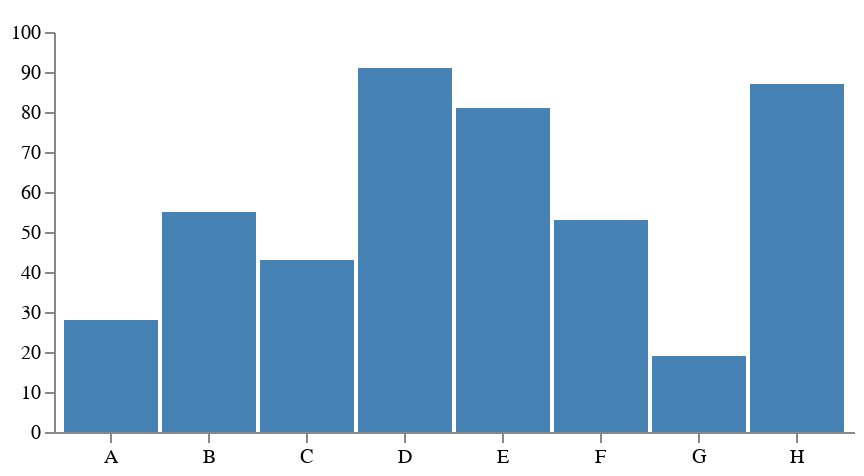

Here is the Vega-Lite specification saved for this chart:
### Vega specification from a JSON file in a GitHub repository (floating-point values rounded to 4 significant figures)
{"$schema": "https://vega.github.io/schema/vega/v5.json", "description": "A basic bar chart example, with value labels shown upon mouse hover.", "width": 400, "height": 200, "padding": 5, "data": [{"name": "table", "values": [{"category": "A", "amount": 28}, {"category": "B", "amount": 55}, {"category": "C", "amount": 43}, {"category": "D", "amount": 91}, {"category": "E", "amount": 81}, {"category": "F", "amount": 53}, {"category": "G", "amount": 19}, {"category": "H", "amount": 87}]}], "signals": [{"name": "tooltip", "value": {}, "on": [{"events": "rect:mouseover", "update": "datum"}, {"events": "rect:mouseout", "update": "{}"}]}], "scales": [{"name": "xscale", "type": "band", "domain": {"data": "table", "field": "category"}, "range": "width", "padding": 0.05, "round": true}, {"name": "yscale", "domain": {"data": "table", "field": "amount"}, "nice": true, "range": "height"}], "axes": [{"orient": "bottom", "scale": "xscale"}, {"orient": "left", "scale": "yscale"}], "marks": [{"type": "rect", "from": {"data": "table"}, "encode": {"enter": {"x": {"scale": "xscale", "field": "category"}, "width": {"scale": "xscale", "band": 1}, "y": {"scale": "yscale", "field": "amount"}, "y2": {"scale": "yscale", "value": 0}}, "update": {"fill": {"value": "steelblue"}}, "hover": {"fill": {"value": "red"}}}}, {"type": "text", "encode": {"enter": {"align": {"value": "center"}, "baseline": {"value": "bottom"}, "fill": {"value": "#333"}}, "update": {"x": {"scale": "xscale", "signal": "tooltip.category", "band": 0.5}, "y": {"scale": "yscale", "signal": "tooltip.amount", "offset": -2}, "text": {"signal": "tooltip.amount"}, "fillOpacity": [{"test": "datum === tooltip", "value": 0}, {"value": 1}]}}}]}
